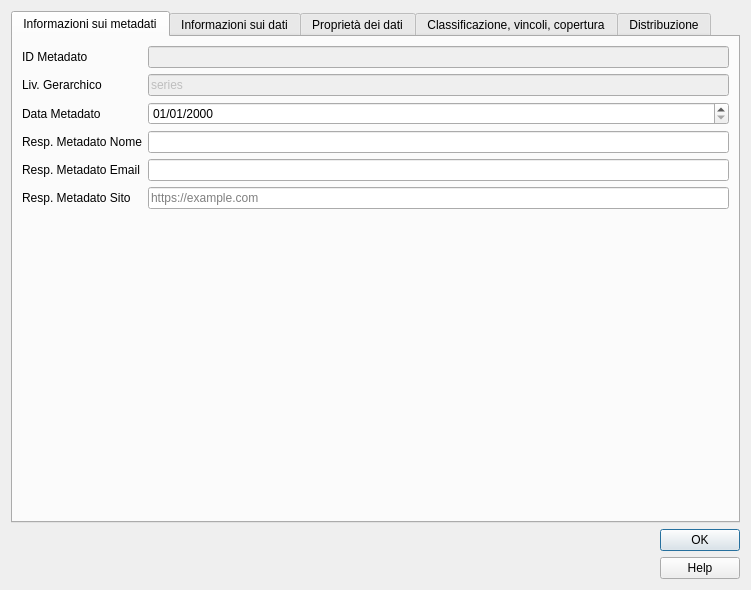
<?xml version="1.0" encoding="UTF-8"?>
<ui version="4.0">
 <class>EditMetadatiDialog</class>
 <widget class="QDialog" name="EditMetadatiDialog">
  <property name="geometry">
   <rect>
    <x>0</x>
    <y>0</y>
    <width>751</width>
    <height>590</height>
   </rect>
  </property>
  <property name="minimumSize">
   <size>
    <width>751</width>
    <height>0</height>
   </size>
  </property>
  <property name="windowTitle">
   <string>Edit Metadati</string>
  </property>
  <layout class="QVBoxLayout" name="verticalLayout">
   <item>
    <widget class="QTabWidget" name="tabWidget">
     <property name="currentIndex">
      <number>0</number>
     </property>
     <widget class="QWidget" name="tab_4">
      <attribute name="title">
       <string>Informazioni sui metadati</string>
      </attribute>
      <layout class="QFormLayout" name="formLayout_4">
       <item row="0" column="0">
        <widget class="QLabel" name="label_id_metadato">
         <property name="text">
          <string>ID Metadato</string>
         </property>
        </widget>
       </item>
       <item row="0" column="1">
        <widget class="QLineEdit" name="id_metadato">
         <property name="enabled">
          <bool>false</bool>
         </property>
        </widget>
       </item>
       <item row="1" column="1">
        <widget class="QLineEdit" name="liv_gerarchico">
         <property name="enabled">
          <bool>false</bool>
         </property>
         <property name="text">
          <string>series</string>
         </property>
        </widget>
       </item>
       <item row="1" column="0">
        <widget class="QLabel" name="label_liv_gerarchico">
         <property name="text">
          <string>Liv. Gerarchico</string>
         </property>
        </widget>
       </item>
       <item row="2" column="0">
        <widget class="QLabel" name="label_data_metadato">
         <property name="text">
          <string>Data Metadato</string>
         </property>
        </widget>
       </item>
       <item row="3" column="1">
        <widget class="QLineEdit" name="resp_metadato_nome">
         <property name="toolTip">
          <string>Inserire il nome e cognome dell'autore dello studio</string>
         </property>
        </widget>
       </item>
       <item row="3" column="0">
        <widget class="QLabel" name="label_resp_metadato_nome">
         <property name="text">
          <string>Resp. Metadato Nome</string>
         </property>
        </widget>
       </item>
       <item row="4" column="1">
        <widget class="QLineEdit" name="resp_metadato_email">
         <property name="toolTip">
          <string>Email dell'autore dello studio</string>
         </property>
        </widget>
       </item>
       <item row="4" column="0">
        <widget class="QLabel" name="label_resp_metadato_email">
         <property name="text">
          <string>Resp. Metadato Email</string>
         </property>
        </widget>
       </item>
       <item row="5" column="1">
        <widget class="QLineEdit" name="resp_metadato_sito">
         <property name="toolTip">
          <string>Inserire eventuale sito web dell'autore dello studio</string>
         </property>
         <property name="placeholderText">
          <string>https://example.com</string>
         </property>
        </widget>
       </item>
       <item row="5" column="0">
        <widget class="QLabel" name="label_resp_metadato_sito">
         <property name="text">
          <string>Resp. Metadato Sito</string>
         </property>
        </widget>
       </item>
       <item row="2" column="1">
        <widget class="QgsDateTimeEdit" name="data_metadato">
         <property name="displayFormat">
          <string>dd/MM/yyyy</string>
         </property>
        </widget>
       </item>
      </layout>
     </widget>
     <widget class="QWidget" name="tab">
      <attribute name="title">
       <string>Informazioni sui dati</string>
      </attribute>
      <layout class="QFormLayout" name="formLayout_2">
       <item row="0" column="0">
        <widget class="QLabel" name="label_srs_dati">
         <property name="text">
          <string>SRS Dati</string>
         </property>
        </widget>
       </item>
       <item row="0" column="1">
        <widget class="QLineEdit" name="srs_dati">
         <property name="enabled">
          <bool>false</bool>
         </property>
         <property name="text">
          <string>32633</string>
         </property>
        </widget>
       </item>
       <item row="2" column="0">
        <widget class="QLabel" name="label_formato">
         <property name="text">
          <string>Formato</string>
         </property>
        </widget>
       </item>
       <item row="2" column="1">
        <widget class="QLineEdit" name="formato">
         <property name="enabled">
          <bool>false</bool>
         </property>
         <property name="text">
          <string>mapDigital</string>
         </property>
        </widget>
       </item>
       <item row="3" column="0">
        <widget class="QLabel" name="label_data_dato">
         <property name="text">
          <string>Data Dato</string>
         </property>
        </widget>
       </item>
       <item row="4" column="0">
        <widget class="QLabel" name="label_desc_dato">
         <property name="text">
          <string>Descrizione Dato</string>
         </property>
        </widget>
       </item>
       <item row="1" column="1">
        <widget class="QLineEdit" name="tipo_dato">
         <property name="enabled">
          <bool>false</bool>
         </property>
         <property name="text">
          <string>vector</string>
         </property>
        </widget>
       </item>
       <item row="1" column="0">
        <widget class="QLabel" name="label_tipo_dato">
         <property name="text">
          <string>Tipo Dato</string>
         </property>
        </widget>
       </item>
       <item row="5" column="1">
        <widget class="QLineEdit" name="precisione">
         <property name="toolTip">
          <string>Precisione del dato (errore in metri)</string>
         </property>
         <property name="placeholderText">
          <string>0.2</string>
         </property>
        </widget>
       </item>
       <item row="5" column="0">
        <widget class="QLabel" name="label_precisione">
         <property name="text">
          <string>Precisione</string>
         </property>
        </widget>
       </item>
       <item row="6" column="0">
        <widget class="QLabel" name="label_genealogia">
         <property name="text">
          <string>Genealogia</string>
         </property>
        </widget>
       </item>
       <item row="3" column="1">
        <widget class="QgsDateTimeEdit" name="data_dato">
         <property name="displayFormat">
          <string>dd/MM/yyyy</string>
         </property>
        </widget>
       </item>
       <item row="4" column="1">
        <widget class="QTextEdit" name="desc_dato">
         <property name="toolTip">
          <string>Descrizione dei dati</string>
         </property>
         <property name="acceptRichText">
          <bool>false</bool>
         </property>
         <property name="placeholderText">
          <string>Studi di Microzonazione Sismica di livello (n) relativi al comune di ... </string>
         </property>
        </widget>
       </item>
       <item row="6" column="1">
        <widget class="QTextEdit" name="genealogia">
         <property name="toolTip">
          <string>Descrizione della provenienza e dei processi di elaborazione dei dati</string>
         </property>
         <property name="acceptRichText">
          <bool>false</bool>
         </property>
        </widget>
       </item>
      </layout>
     </widget>
     <widget class="QWidget" name="tab_3">
      <attribute name="title">
       <string>Proprietà dei dati</string>
      </attribute>
      <layout class="QFormLayout" name="formLayout_3">
       <item row="0" column="1">
        <widget class="QLineEdit" name="proprieta_dato_nome">
         <property name="placeholderText">
          <string>Regione (nome)</string>
         </property>
        </widget>
       </item>
       <item row="0" column="0">
        <widget class="QLabel" name="label_proprieta_dato_nome">
         <property name="text">
          <string>Nome del proprietario </string>
         </property>
        </widget>
       </item>
       <item row="1" column="1">
        <widget class="QLineEdit" name="proprieta_dato_email"/>
       </item>
       <item row="1" column="0">
        <widget class="QLabel" name="label_proprieta_dato_email">
         <property name="text">
          <string>Email del proprietario</string>
         </property>
        </widget>
       </item>
       <item row="2" column="1">
        <widget class="QLineEdit" name="proprieta_dato_sito"/>
       </item>
       <item row="2" column="0">
        <widget class="QLabel" name="label_proprieta_dato_sito">
         <property name="text">
          <string>Sito web del proprietario</string>
         </property>
        </widget>
       </item>
       <item row="3" column="1">
        <widget class="QLineEdit" name="ruolo">
         <property name="enabled">
          <bool>false</bool>
         </property>
         <property name="text">
          <string>owner</string>
         </property>
        </widget>
       </item>
       <item row="3" column="0">
        <widget class="QLabel" name="label_ruolo">
         <property name="text">
          <string>Ruolo</string>
         </property>
        </widget>
       </item>
       <item row="4" column="1">
        <widget class="QLineEdit" name="contatto_dato_nome">
         <property name="placeholderText">
          <string>Regione (nome)</string>
         </property>
        </widget>
       </item>
       <item row="4" column="0">
        <widget class="QLabel" name="label_contatto_dato_nome">
         <property name="text">
          <string>Nome del punto di contatto</string>
         </property>
        </widget>
       </item>
       <item row="5" column="1">
        <widget class="QLineEdit" name="contatto_dato_email"/>
       </item>
       <item row="5" column="0">
        <widget class="QLabel" name="label_contatto_dato_email">
         <property name="text">
          <string>Email del punto di contatto</string>
         </property>
        </widget>
       </item>
       <item row="6" column="1">
        <widget class="QLineEdit" name="contatto_dato_sito"/>
       </item>
       <item row="6" column="0">
        <widget class="QLabel" name="label_contatto_dato_sito">
         <property name="text">
          <string>Sito web del punto di contatto</string>
         </property>
        </widget>
       </item>
      </layout>
     </widget>
     <widget class="QWidget" name="tab_2">
      <attribute name="title">
       <string>Classificazione, vincoli, copertura</string>
      </attribute>
      <layout class="QFormLayout" name="formLayout_6">
       <item row="0" column="0">
        <widget class="QLabel" name="label_keywords">
         <property name="text">
          <string>Keywords</string>
         </property>
        </widget>
       </item>
       <item row="0" column="1">
        <widget class="QLineEdit" name="keywords">
         <property name="text">
          <string>Microzonazione Sismica, Pericolosità Sismica</string>
         </property>
        </widget>
       </item>
       <item row="1" column="0">
        <widget class="QLabel" name="label_keywords_inspire">
         <property name="text">
          <string>Keywords Inspire</string>
         </property>
        </widget>
       </item>
       <item row="1" column="1">
        <widget class="QLineEdit" name="keywords_inspire">
         <property name="text">
          <string>Zone a rischio naturale, Geologia</string>
         </property>
        </widget>
       </item>
       <item row="2" column="0">
        <widget class="QLabel" name="label_limitazione">
         <property name="text">
          <string>Limitazione</string>
         </property>
        </widget>
       </item>
       <item row="2" column="1">
        <widget class="QLineEdit" name="limitazione">
         <property name="enabled">
          <bool>false</bool>
         </property>
         <property name="text">
          <string>nessuna limitazione</string>
         </property>
        </widget>
       </item>
       <item row="3" column="0">
        <widget class="QLabel" name="label_vincoli_accesso">
         <property name="text">
          <string>Vincoli Accesso</string>
         </property>
        </widget>
       </item>
       <item row="3" column="1">
        <widget class="QLineEdit" name="vincoli_accesso">
         <property name="enabled">
          <bool>false</bool>
         </property>
         <property name="text">
          <string>nessuno</string>
         </property>
        </widget>
       </item>
       <item row="4" column="0">
        <widget class="QLabel" name="label_vincoli_fruibilita">
         <property name="text">
          <string>Vincoli Fruibilita</string>
         </property>
        </widget>
       </item>
       <item row="4" column="1">
        <widget class="QLineEdit" name="vincoli_fruibilita">
         <property name="enabled">
          <bool>false</bool>
         </property>
         <property name="text">
          <string>nessuno</string>
         </property>
        </widget>
       </item>
       <item row="5" column="0">
        <widget class="QLabel" name="label_vincoli_sicurezza">
         <property name="text">
          <string>Vincoli Sicurezza</string>
         </property>
        </widget>
       </item>
       <item row="5" column="1">
        <widget class="QLineEdit" name="vincoli_sicurezza">
         <property name="enabled">
          <bool>false</bool>
         </property>
         <property name="text">
          <string>nessuno</string>
         </property>
        </widget>
       </item>
       <item row="6" column="0">
        <widget class="QLabel" name="label_scala">
         <property name="text">
          <string>Scala</string>
         </property>
        </widget>
       </item>
       <item row="6" column="1">
        <widget class="QLineEdit" name="scala">
         <property name="toolTip">
          <string>Scala nominale (solo denominatore, 10000 o scale più grandi come 5000)</string>
         </property>
         <property name="placeholderText">
          <string>5000</string>
         </property>
        </widget>
       </item>
       <item row="7" column="0">
        <widget class="QLabel" name="label_categoria_iso">
         <property name="text">
          <string>Categoria ISO</string>
         </property>
        </widget>
       </item>
       <item row="7" column="1">
        <widget class="QLineEdit" name="categoria_iso">
         <property name="enabled">
          <bool>false</bool>
         </property>
         <property name="text">
          <string>geoscientificInformation</string>
         </property>
        </widget>
       </item>
       <item row="9" column="0">
        <widget class="QLabel" name="label_estensione_ovest">
         <property name="text">
          <string>Estensione Ovest</string>
         </property>
        </widget>
       </item>
       <item row="9" column="1">
        <widget class="QLineEdit" name="estensione_ovest">
         <property name="toolTip">
          <string>L'estensione geografica è calcolata automaticamente, modificare solo in caso di necessità</string>
         </property>
        </widget>
       </item>
       <item row="10" column="0">
        <widget class="QLabel" name="label_estensione_est">
         <property name="text">
          <string>Estensione Est</string>
         </property>
        </widget>
       </item>
       <item row="10" column="1">
        <widget class="QLineEdit" name="estensione_est">
         <property name="toolTip">
          <string>L'estensione geografica è calcolata automaticamente, modificare solo in caso di necessità</string>
         </property>
        </widget>
       </item>
       <item row="11" column="0">
        <widget class="QLabel" name="label_estensione_sud">
         <property name="text">
          <string>Estensione Sud</string>
         </property>
        </widget>
       </item>
       <item row="11" column="1">
        <widget class="QLineEdit" name="estensione_sud">
         <property name="toolTip">
          <string>L'estensione geografica è calcolata automaticamente, modificare solo in caso di necessità</string>
         </property>
        </widget>
       </item>
       <item row="8" column="1">
        <widget class="QLineEdit" name="estensione_nord">
         <property name="toolTip">
          <string>L'estensione geografica è calcolata automaticamente, modificare solo in caso di necessità</string>
         </property>
        </widget>
       </item>
       <item row="8" column="0">
        <widget class="QLabel" name="label_estensione_nord">
         <property name="text">
          <string>Estensione Nord</string>
         </property>
        </widget>
       </item>
      </layout>
     </widget>
     <widget class="QWidget" name="tab_5">
      <attribute name="title">
       <string>Distribuzione</string>
      </attribute>
      <layout class="QFormLayout" name="formLayout">
       <item row="1" column="0">
        <widget class="QLabel" name="label_formato_dati">
         <property name="text">
          <string>Formato Dati</string>
         </property>
        </widget>
       </item>
       <item row="1" column="1">
        <widget class="QLineEdit" name="formato_dati"/>
       </item>
       <item row="2" column="0">
        <widget class="QLabel" name="label_distributore_dato_nome">
         <property name="text">
          <string>Distributore Dato Nome</string>
         </property>
        </widget>
       </item>
       <item row="2" column="1">
        <widget class="QLineEdit" name="distributore_dato_nome"/>
       </item>
       <item row="3" column="0">
        <widget class="QLabel" name="label_distributore_dato_telefono">
         <property name="text">
          <string>Distributore Dato Telefono</string>
         </property>
        </widget>
       </item>
       <item row="3" column="1">
        <widget class="QLineEdit" name="distributore_dato_telefono"/>
       </item>
       <item row="4" column="0">
        <widget class="QLabel" name="label_distributore_dato_email">
         <property name="text">
          <string>Distributore Dato Email</string>
         </property>
        </widget>
       </item>
       <item row="4" column="1">
        <widget class="QLineEdit" name="distributore_dato_email"/>
       </item>
       <item row="5" column="0">
        <widget class="QLabel" name="label_distributore_dato_sito">
         <property name="text">
          <string>Distributore Dato Sito</string>
         </property>
        </widget>
       </item>
       <item row="5" column="1">
        <widget class="QLineEdit" name="distributore_dato_sito"/>
       </item>
       <item row="6" column="0">
        <widget class="QLabel" name="label_url_accesso_dato">
         <property name="text">
          <string>URL Accesso Dato</string>
         </property>
        </widget>
       </item>
       <item row="6" column="1">
        <widget class="QLineEdit" name="url_accesso_dato"/>
       </item>
       <item row="7" column="0">
        <widget class="QLabel" name="label_funzione_accesso_dato">
         <property name="text">
          <string>Funzione Accesso Dato</string>
         </property>
        </widget>
       </item>
       <item row="7" column="1">
        <widget class="QLineEdit" name="funzione_accesso_dato"/>
       </item>
       <item row="0" column="0" colspan="2">
        <widget class="QLabel" name="label">
         <property name="text">
          <string>Attenzione: questi campi dovranno essere compilati dal soggetto distributore dei dati stessi (ad es. DPC, Regione, ecc.)</string>
         </property>
         <property name="wordWrap">
          <bool>true</bool>
         </property>
        </widget>
       </item>
      </layout>
     </widget>
    </widget>
   </item>
   <item>
    <layout class="QHBoxLayout" name="horizontalLayout_4" stretch="0,0,0,0">
     <property name="sizeConstraint">
      <enum>QLayout::SetDefaultConstraint</enum>
     </property>
     <item>
      <widget class="QLabel" name="label_25">
       <property name="maximumSize">
        <size>
         <width>81</width>
         <height>60</height>
        </size>
       </property>
       <property name="text">
        <string/>
       </property>
       <property name="pixmap">
        <pixmap>img/Logo CNR-2010-Quadrato-ITA-high.png</pixmap>
       </property>
       <property name="scaledContents">
        <bool>true</bool>
       </property>
      </widget>
     </item>
     <item>
      <widget class="QLabel" name="label_24">
       <property name="maximumSize">
        <size>
         <width>70</width>
         <height>60</height>
        </size>
       </property>
       <property name="text">
        <string/>
       </property>
       <property name="pixmap">
        <pixmap>img/IGAG-CMYK.png</pixmap>
       </property>
       <property name="scaledContents">
        <bool>true</bool>
       </property>
      </widget>
     </item>
     <item>
      <spacer name="horizontalSpacer">
       <property name="orientation">
        <enum>Qt::Horizontal</enum>
       </property>
       <property name="sizeHint" stdset="0">
        <size>
         <width>40</width>
         <height>20</height>
        </size>
       </property>
      </spacer>
     </item>
     <item>
      <layout class="QVBoxLayout" name="verticalLayout_2">
       <property name="sizeConstraint">
        <enum>QLayout::SetDefaultConstraint</enum>
       </property>
       <item>
        <widget class="QDialogButtonBox" name="button_box">
         <property name="sizePolicy">
          <sizepolicy hsizetype="Preferred" vsizetype="Expanding">
           <horstretch>0</horstretch>
           <verstretch>0</verstretch>
          </sizepolicy>
         </property>
         <property name="cursor">
          <cursorShape>PointingHandCursor</cursorShape>
         </property>
         <property name="orientation">
          <enum>Qt::Vertical</enum>
         </property>
         <property name="standardButtons">
          <set>QDialogButtonBox::Ok</set>
         </property>
         <property name="centerButtons">
          <bool>true</bool>
         </property>
        </widget>
       </item>
       <item>
        <widget class="QPushButton" name="help_button">
         <property name="sizePolicy">
          <sizepolicy hsizetype="Preferred" vsizetype="Fixed">
           <horstretch>0</horstretch>
           <verstretch>0</verstretch>
          </sizepolicy>
         </property>
         <property name="cursor">
          <cursorShape>PointingHandCursor</cursorShape>
         </property>
         <property name="text">
          <string>Help</string>
         </property>
        </widget>
       </item>
      </layout>
     </item>
    </layout>
   </item>
  </layout>
 </widget>
 <customwidgets>
  <customwidget>
   <class>QgsDateTimeEdit</class>
   <extends>QDateTimeEdit</extends>
   <header>qgsdatetimeedit.h</header>
  </customwidget>
 </customwidgets>
 <resources/>
 <connections>
  <connection>
   <sender>button_box</sender>
   <signal>accepted()</signal>
   <receiver>EditMetadatiDialog</receiver>
   <slot>accept()</slot>
   <hints>
    <hint type="sourcelabel">
     <x>699</x>
     <y>521</y>
    </hint>
    <hint type="destinationlabel">
     <x>375</x>
     <y>291</y>
    </hint>
   </hints>
  </connection>
  <connection>
   <sender>button_box</sender>
   <signal>rejected()</signal>
   <receiver>EditMetadatiDialog</receiver>
   <slot>reject()</slot>
   <hints>
    <hint type="sourcelabel">
     <x>699</x>
     <y>521</y>
    </hint>
    <hint type="destinationlabel">
     <x>375</x>
     <y>291</y>
    </hint>
   </hints>
  </connection>
 </connections>
</ui>
